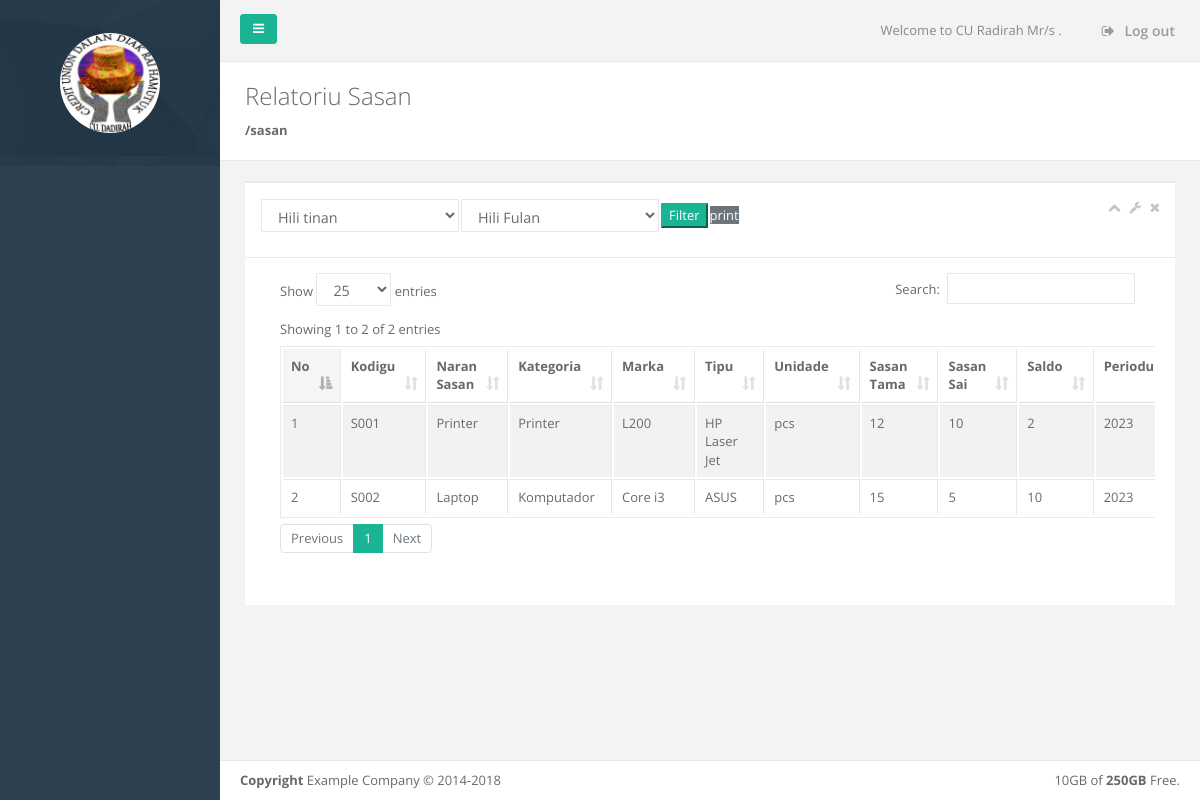
/index.php/relatoriu, run on the app's committed database.
### tables this page shows
CREATE TABLE `tbl_stocksasan` (
  `id` int(11) NOT NULL,
  `id_sasan` varchar(30) DEFAULT NULL,
  `naran_sasan` varchar(150) DEFAULT NULL,
  `kategoria` varchar(50) DEFAULT NULL,
  `tipu_sasan` varchar(50) DEFAULT NULL,
  `marka` varchar(50) DEFAULT NULL,
  `stok` smallint(6) DEFAULT NULL,
  `tgl` date DEFAULT NULL,
  `unidade` varchar(30) DEFAULT NULL
);

### application/controllers/Relatoriu.php (called while the page is built, shortened)
<?php
 class Relatoriu extends CI_Controller{
    public function __construct(){
      $this->load->model('Mdrelatoriu', 'relatorio');
    }
    public function index(){
      $data['sasan']=$this->relatorio->fn_getrelatorio();
      $this->load->view('relatoriu/vwrelatoriu',$data);
    }
 }

### index.php (called while the page is built, shortened)
<?php
require_once BASEPATH.'core/CodeIgniter.php';

### application/models/Mdrelatoriu.php (called while the page is built, shortened)
<?php
   class Mdrelatoriu extends CI_Model{
      public function fn_getrelatorio(){
         $y=$this->input->post('tinan');
         $m=$this->input->post('fulan');
         if($y==0 && $m==0){
           $where1=" and date_format(data_tama, '%Y')=date_format(now(), '%Y')";
           $where2=" and date_format(data_sai, '%Y')=date_format(now(), '%Y')";
         }
         $qry="select id, id_sasan as kodigu, naran_sasan as naran, kategoria, marka, tipu_sasan as tipu, unidade,
                     (select
                        CASE
                            WHEN count(id)>0 THEN sum(kuantidade)
                            ELSE 0
                        END
                      from tbl_sasantama where id_sasan=kodigu $where1) as sasan_tama,
                     (select
                        CASE
                           WHEN count(id)>0 THEN sum(kuantidade)
                           ELSE 0
                        END
                      from tbl_sasansai where id_sasan=kodigu $where2) as sasan_sai
               from tbl_stocksasan
               group by id_sasan";
         return $this->db->query($qry)->result_array();
      }
   }

### application/views/relatoriu/vwrelatoriu.php (the view, shortened to what this page needs)
<!DOCTYPE html>
<html>
<?php $this->load->view('vwheader')?>
<body>
    <div id="wrapper">
    <?php $this->load->view('vwsidebar')?>
        <div id="page-wrapper" class="gray-bg">
            <div class="row border-bottom">
            <?php $this->load->view('vwnavbar')?>
            </div>
            <div class="row wrapper border-bottom white-bg page-heading">
                <div class="col-lg-10">
                    <h2>Relatoriu Sasan</h2>
                    <ol class="breadcrumb">
                        <li class="breadcrumb-item active">
                            <a href="javascript:;" onclick="location.reload()"><strong>/sasan</strong></a>
                        </li>
                    </ol>
                </div>
                <div class="col-lg-2">
                </div>
            </div>
        <div class="wrapper wrapper-content animated fadeInRight">
            <div class="row">
                <div class="col-lg-12">
                <div class="ibox ">
                    <div class="ibox-title">
                        <div class="row">
                            <div class="col-lg-12">
                                <table>
                                    <tr>
                                        <td width="200px">
                                            <div class="form-group">
                                                <select type="text" id="tinan" name="tinan" class="form-control">
                                                    <option disabled selected>Hili tinan</option>
                                                </select>
                                            </div>
                                        </td>
                                        <td width="200px">
                                            <div class="form-group">
                                                <select type="text" id="fulan" name="fulan" class="form-control">
                                                    <option disabled selected>Hili Fulan</option>
                                                </select>
                                            </div>
                                        </td>
                                        <td width="20px">
                                            <div class="form-group">
                                                <button type="button" class="btn-primary" onclick="fn_filter()" name="filter">Filter</button>
                                            </div>
                                        </td>
                                        <td width="200px">
                                            <div class="form-group">
                                                <a href="<?php echo base_url('relatoriu/fn_printpdf');?>" target="_blank" class="btn-secondary">print</a>
                                            </div>
                                        </td>
                                    </tr>
                                </table>
                            </div>
                        </div>
                        <div class="ibox-tools">
                            <a class="collapse-link">
                                <i class="fa fa-chevron-up"></i>
                            </a>
                            <a class="dropdown-toggle" data-toggle="dropdown" href="#">
                                <i class="fa fa-wrench"></i>
                            </a>
                            <a class="close-link">
                                <i class="fa fa-times"></i>
                            </a>
                        </div>
                    </div>
                    <div class="ibox-content">
                        <div class="table-responsive">
                            <table class="table table-striped table-bordered table-hover dataTables-example" >
                                <thead>
                                    <tr>
                                        <th>No</th>
                                        <th>Kodigu</th>
                                        <th>Naran Sasan</th>
                                        <th>Kategoria</th>
                                        <th>Marka</th>
                                        <th>Tipu</th>
                                        <th>Unidade</th>
                                        <th>Sasan Tama</th>
                                        <th>Sasan Sai</th>
                                        <th>Saldo</th>
                                        <th>Periodu</th>
                                    </tr>
                                </thead>
                                <tbody id="mydata">
                                    <?php
                                        $no=1;
                                        foreach($sasan as $s){
                                            $t_tama=$s['sasan_tama'];
                                            $t_sai=$s['sasan_sai'];
                                            $saldo=$t_tama-$t_sai;
                                            echo "<tr class=\"gradeX\">
                                                    <td>".$no."</td>
                                                    <td>".$s['kodigu']."</td>
                                                    <td>".$s['naran']."</td>
                                                    <td>".$s['kategoria']."</td>
                                                    <td>".$s['tipu']."</td>
                                                    <td>".$s['marka']."</td>
                                                    <td>".$s['unidade']."</td>
                                                    <td>".$t_tama."</td>
                                                    <td>".$t_sai."</td>
                                                    <td>".$saldo."</td>
                                                    <td>".$this->session->userdata('period')."</td>
                                                </tr>";
                                                $no++;
                                        }
                                    ?>
                                </tbody>
                            </table>
                        </div>
                    </div>
                </div>
            </div>
            </div>
        </div>
        <div class="footer">
            <div class="float-right">
                10GB of <strong>250GB</strong> Free.
            </div>
            <div>
                <strong>Copyright</strong> Example Company &copy; 2014-2018
            </div>
        </div>
        </div>
        </div>
</body>
</html>

### application/views/vwheader.php (shortened to what this page needs)
<head>
    <link href="<?= base_url()?>assets/css/bootstrap.min.css" rel="stylesheet">
    <link href="<?= base_url()?>assets/font-awesome/css/font-awesome.css" rel="stylesheet">
    <link href="<?= base_url()?>assets/css/plugins/toastr/toastr.min.css" rel="stylesheet">
    <link href="<?= base_url()?>assets/js/plugins/gritter/jquery.gritter.css" rel="stylesheet">
    <link href="<?= base_url()?>assets/css/plugins/dataTables/datatables.min.css" rel="stylesheet">
    <link href="<?= base_url()?>assets/css/animate.css" rel="stylesheet">
    <link href="<?= base_url()?>assets/css/style.css" rel="stylesheet">
</head>

### application/views/vwsidebar.php (shortened to what this page needs)
<nav class="navbar-default navbar-static-side" role="navigation">
    <div class="sidebar-collapse">
        <ul class="nav metismenu" id="side-menu">
            <li class="nav-header text-center">
                <div class="dropdown profile-element">
                    <img alt="image" height="100" width="100" class="rounded-circle" src="<?= base_url()?>assets/img/dadirah.png"/>
                </div>
            </li>
        </ul>
    </div>
</nav>

### application/views/vwnavbar.php
<nav class="navbar navbar-static-top" role="navigation" style="margin-bottom: 0">
    <div class="navbar-header">
        <a class="navbar-minimalize minimalize-styl-2 btn btn-primary " href="#"><i class="fa fa-bars"></i> </a>
    </div>
    <ul class="nav navbar-top-links navbar-right">
        <li style="padding: 20px">
            <span class="m-r-sm text-muted welcome-message">Welcome to CU Radirah Mr/s <?= $this->session->userdata('username')?>.</span>
        </li>
        <li>
            <a href="<?= base_url('auth/fn_logout')?>">
                <i class="fa fa-sign-out"></i> Log out
            </a>
        </li>
    </ul>
</nav>

### data on the page
tbl_stocksasan: id_sasan "S001", naran_sasan "Printer", kategoria "Printer", tipu_sasan "L200", marka "HP Laser Jet", unidade "pcs", t_tama "12", t_sai "10", saldo "2"
tbl_stocksasan: id_sasan "S002", naran_sasan "Laptop", kategoria "Komputador", tipu_sasan "Core i3", marka "ASUS", unidade "pcs", t_tama "15", t_sai "5", saldo "10"
